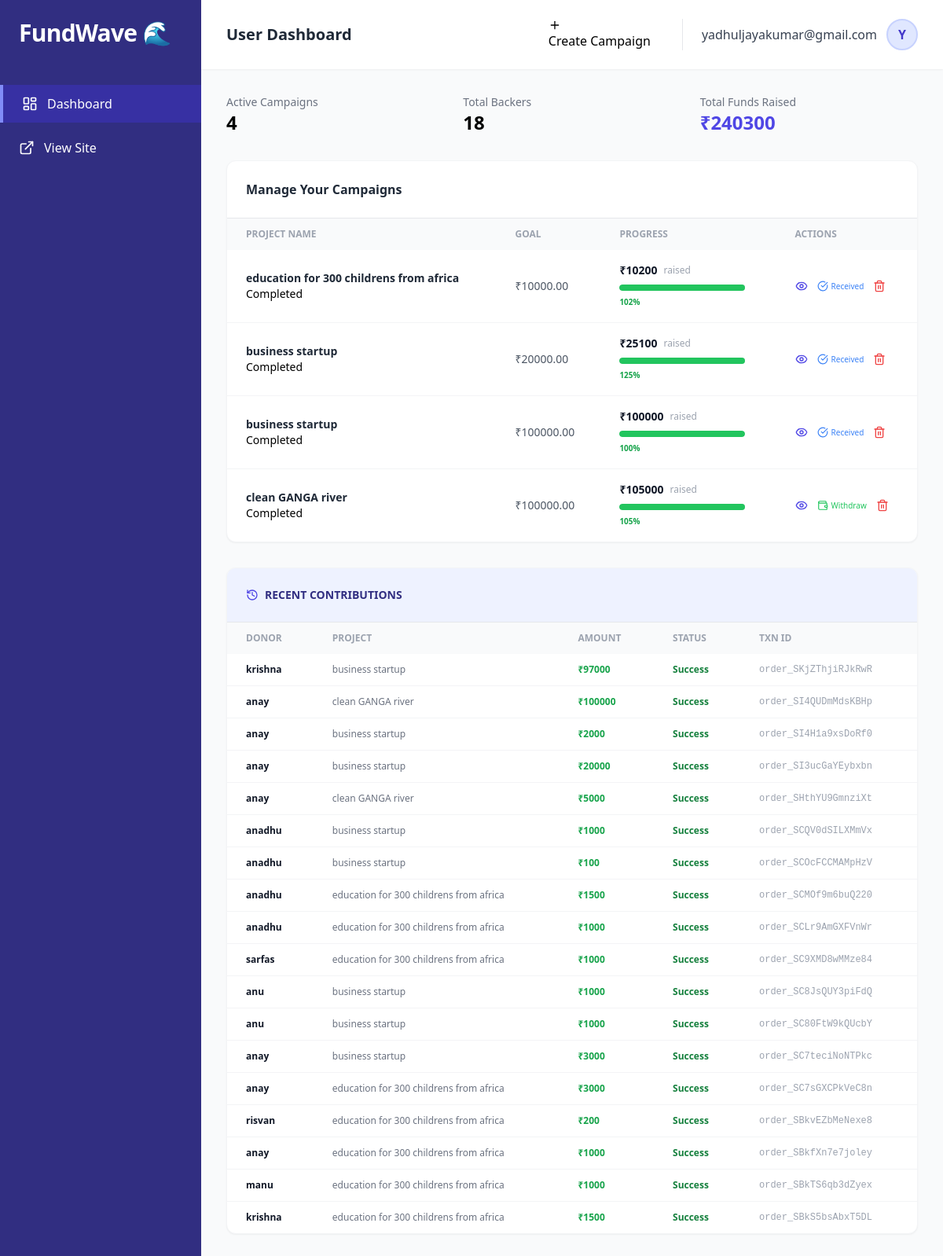
Page /userdashboard/ (signed in) on the committed database.
### app/models.py (models this page shows, shortened)
class Campaign(models.Model):
    creator = models.ForeignKey(User, on_delete=models.CASCADE, related_name='campaigns')
    title = models.CharField(max_length=255)
    category = models.CharField(max_length=100)
    goal = models.DecimalField(max_digits=12, decimal_places=2)
    file=models.FileField(upload_to='campaign_files/',null=True,blank=True,default=None)
    description = models.TextField()
    conductor_name = models.CharField(max_length=255)
    conductor_contact = models.CharField(max_length=255, blank=True, null=True)
    conductor_bio = models.TextField(blank=True, null=True)
    razorpay_account_id = models.CharField(max_length=100, blank=True, null=True)
    image = models.ImageField(upload_to='campaign_banners/')
    STATUS_CHOICES = [
        ('pending', 'Pending Approval'),
        ('approved', 'Approved'),
        ('rejected', 'Rejected'),
        ('completed','Completed')
    ]
    status = models.CharField(max_length=20, choices=STATUS_CHOICES, default='pending')
    created_at = models.DateTimeField(auto_now_add=True)
    updated_at = models.DateTimeField(auto_now=True)
    def get_current_total(self):
        result = self.project.filter(is_paid=True).aggregate(total=Sum('cash'))
        return result['total'] or 0

class Fund(models.Model):
    name = models.CharField(max_length=20, null=True)
    phoneno = models.CharField(max_length=10, null=True)
    campain = models.ForeignKey(Campaign, on_delete=models.CASCADE, related_name='project')
    cash = models.IntegerField()
    total_raised=models.IntegerField(default=0)
    is_paid = models.BooleanField(default=False)
    razorpay_order_id = models.CharField(max_length=100, blank=True, null=True)
    razorpay_payment_id = models.CharField(max_length=100, blank=True, null=True)
    donated_at = models.DateTimeField(auto_now_add=True, null=True)

### app/views.py (the view)
# urls.py: path('userdashboard/',views.userdashboard,name="dashboard"),
@login_required
def userdashboard(request):
    user = request.user
    latest_withdrawal = Withdrawal.objects.order_by('-created_at')
    campaigns = Campaign.objects.filter(creator=user).prefetch_related(
        Prefetch('actual_withdrawals', queryset=latest_withdrawal, to_attr='latest_withdrawal_list')
    )
    for campaign in campaigns:
        campaign.last_withdrawal = campaign.latest_withdrawal_list[0] if campaign.latest_withdrawal_list else None
    funds = Fund.objects.filter(campain__creator=user, is_paid=True).order_by('-id')
    total_raised_all = funds.aggregate(Sum('cash'))['cash__sum'] or 0
    context = {
        'campaigns': campaigns,
        'funds': funds,
        'total_raised_all': total_raised_all,
    }
    return render(request, 'userdashboard.html', context)

### templates/userdashboard.html (shortened to what this page needs)
<!DOCTYPE html>
<html lang="en">
<head>
    <script src="https://cdn.tailwindcss.com"></script>
</head>
<body class="bg-gray-50 flex min-h-screen">
    <aside class="w-64 bg-indigo-900 text-white hidden md:flex flex-col sticky top-0">
        <div class="p-6">
            <h1 class="text-3xl font-bold tracking-tight">FundWave 🌊</h1>
        </div>
        <nav class="mt-6 space-y-2">
            <a href="#" class="flex items-center py-3 px-6 bg-indigo-800 border-l-4 border-indigo-400">
                <i data-lucide="layout-dashboard" class="w-5 h-5 mr-3"></i>
                Dashboard
            </a>
            <a href="/" class="flex items-center py-3 px-6 hover:bg-indigo-800 transition">
                <i data-lucide="external-link" class="w-5 h-5 mr-3"></i>
                View Site
            </a>
        </nav>
    </aside>
    <main class="flex-1 flex flex-col">
        <header class="bg-white shadow-sm px-8 py-4 sticky top-0 z-20 flex justify-between items-center">
            <h2 class="text-xl font-semibold text-gray-800">User Dashboard</h2>
            <div class="flex items-center space-x-6">
                <a href="/createcampain/" class="btn-indigo px-4 py-2">
                    <i data-lucide="plus" class="w-4 h-4 mr-2"></i>
                    Create Campaign
                </a>
                <div class="flex items-center border-l pl-6 space-x-3">
                    <span class="text-gray-700 font-medium">{{ request.user.username }}</span>
                    <div class="w-10 h-10 bg-indigo-100 rounded-full flex items-center justify-center text-indigo-700 font-bold border-2 border-indigo-200">
                        {{ request.user.username|first|upper }}
                    </div>
                </div>
            </div>
        </header>
        <div class="p-8 space-y-8">
            <div class="grid grid-cols-1 md:grid-cols-3 gap-6">
                <div class="card-stats">
                    <p class="text-sm text-gray-500 font-medium">Active Campaigns</p>
                    <h3 class="text-2xl font-bold">{{ campaigns.count }}</h3>
                </div>
                <div class="card-stats">
                    <p class="text-sm text-gray-500 font-medium">Total Backers</p>
                    <h3 class="text-2xl font-bold">{{ funds.count }}</h3>
                </div>
                <div class="card-stats">
                    <p class="text-sm text-gray-500 font-medium">Total Funds Raised</p>
                    <h3 class="text-2xl font-bold text-indigo-600">₹{{ total_raised_all }}</h3>
                </div>
            </div>
            <section class="bg-white rounded-xl shadow-sm border border-gray-100">
                <header class="p-6 border-b">
                    <h3 class="font-bold text-gray-800">Manage Your Campaigns</h3>
                </header>
                <table class="w-full text-left border-collapse text-sm">
                    <thead class="bg-gray-50 text-gray-400 uppercase text-xs">
                        <tr>
                            <th class="px-6 py-3">Project Name</th>
                            <th class="px-6 py-3">Goal</th>
                            <th class="px-6 py-3">Progress</th>
                            <th class="px-6 py-3">Actions</th>
                        </tr>
                    </thead>
                    <tbody class="divide-y divide-gray-100">
                        {% for campaign in campaigns %}
                        <tr class="hover:bg-gray-50">
                            <td class="px-6 py-4">
                                <div class="font-semibold text-gray-800">{{ campaign.title }}</div>
                                <span class="badge-status {{ campaign.status }}">
                                    {{ campaign.get_status_display }}
                                </span>
                            </td>
                            <td class="px-6 py-4 text-gray-600 font-medium">₹{{ campaign.goal }}</td>
                            <td class="px-6 py-4">
    {% widthratio campaign.get_current_total campaign.goal 100 as progress %}
    <div class="flex items-center space-x-2">
        <span class="font-bold text-gray-900">₹{{ campaign.get_current_total }}</span>
        <span class="text-xs text-gray-400">raised</span>
    </div>
    <div class="w-40 bg-gray-200 rounded-full h-2 mt-2 overflow-hidden">
        <div
            class="h-full rounded-full transition-all duration-700
                {% if campaign.status == 'completed' %}
                    bg-green-500
                {% else %}
                    bg-indigo-600
                {% endif %}
            "
            style="width: {{ progress }}%;"
        ></div>
    </div>
    <p class="text-[10px] font-bold mt-1 {% if campaign.status == 'completed' %}text-green-600{% else %}text-indigo-500{% endif %}">
        {{ progress }}%
    </p>
</td>
                            <td class="px-6 py-4">
                                <div class="flex items-center space-x-3">
                                    <a href="{% url 'campain' campaign.id %}" class="text-indigo-600 hover:text-indigo-900" title="View Campaign">
    <i data-lucide="eye" class="w-4 h-4"></i>
</a>
                                    {% if campaign.status == 'completed' %}
    {% if campaign.last_withdrawal and campaign.last_withdrawal.status == 'completed' %}
        <span class="text-blue-500 text-[10px] flex items-center">
            <i data-lucide="check-circle" class="w-3.5 h-3.5 mr-1"></i> Received
        </span>
    {% else %}
        <a href="../withdraw/{{ campaign.id }}" class="text-green-500 text-[10px] flex items-center">
            <i data-lucide="wallet" class="w-3.5 h-3.5 mr-1"></i> Withdraw
        </a>
    {% endif %}
{% endif %}
                                    <a href="{% url 'delete' campaign.id %}" class="text-red-500 hover:text-red-700" onclick="return confirm('Are you sure?')">
                                        <i data-lucide="trash-2" class="w-4 h-4"></i>
                                    </a>
                                </div>
                            </td>
                        </tr>
                        {% endfor %}
                    </tbody>
                </table>
            </section>
            <section class="bg-white rounded-xl shadow-sm border border-gray-100 overflow-x-auto">
                <header class="p-6 border-b bg-indigo-50 flex items-center space-x-2">
                    <i data-lucide="history" class="w-4 h-4 text-indigo-600"></i>
                    <h3 class="font-bold text-indigo-900 text-sm uppercase">Recent Contributions</h3>
                </header>
                <table class="w-full text-left text-xs">
                    <thead class="bg-gray-50 text-gray-400 uppercase">
                        <tr>
                            <th class="px-6 py-3">Donor</th>
                            <th class="px-6 py-3">Project</th>
                            <th class="px-6 py-3">Amount</th>
                            <th class="px-6 py-3">Status</th>
                            <th class="px-6 py-3">Txn ID</th>
                        </tr>
                    </thead>
                    <tbody class="divide-y divide-gray-100">
                        {% for fund in funds %}
                        <tr class="hover:bg-gray-50">
                            <td class="px-6 py-3 font-semibold text-gray-900">{{ fund.name }}</td>
                            <td class="px-6 py-3 text-gray-500">{{ fund.campain.title }}</td>
                            <td class="px-6 py-3 text-green-600 font-bold">₹{{ fund.cash }}</td>
                            <td class="px-6 py-3 text-green-700 font-semibold">Success</td>
                            <td class="px-6 py-3 font-mono text-gray-400">{{ fund.razorpay_order_id }}</td>
                        </tr>
                        {% empty %}
                        <tr>
                            <td colspan="5" class="text-center py-8 text-gray-400 italic">
                                No contributions yet.
                            </td>
                        </tr>
                        {% endfor %}
                    </tbody>
                </table>
            </section>
        </div>
    </main>
</body>
</html>

### rows in the picture
Campaign: title "education for 300 childrens from africa", status "Completed", goal "10000.00", get_current_total "10200", progress "102", shows "Received"
Campaign: title "business startup", status "Completed", goal "20000.00", get_current_total "25100", progress "125", shows "Received"
Campaign: title "business startup", status "Completed", goal "100000.00", get_current_total "100000", progress "100", shows "Received"
Campaign: title "clean GANGA river", status "Completed", goal "100000.00", get_current_total "105000", progress "105"
Fund: name "krishna", campain "business startup", cash "97000", razorpay_order_id "order_SKjZThjiRJkRwR"
Fund: name "anay", campain "clean GANGA river", cash "100000", razorpay_order_id "order_SI4QUDmMdsKBHp"
Fund: name "anay", campain "business startup", cash "2000", razorpay_order_id "order_SI4H1a9xsDoRf0"
Fund: name "anay", campain "business startup", cash "20000", razorpay_order_id "order_SI3ucGaYEybxbn"
Fund: name "anay", campain "clean GANGA river", cash "5000", razorpay_order_id "order_SHthYU9GmnziXt"
Fund: name "anadhu", campain "business startup", cash "1000", razorpay_order_id "order_SCQV0dSILXMmVx"
Fund: name "anadhu", campain "business startup", cash "100", razorpay_order_id "order_SCOcFCCMAMpHzV"
Fund: name "anadhu", campain "education for 300 childrens from africa", cash "1500", razorpay_order_id "order_SCMOf9m6buQ220"
Fund: name "anadhu", campain "education for 300 childrens from africa", cash "1000", razorpay_order_id "order_SCLr9AmGXFVnWr"
Fund: name "sarfas", campain "education for 300 childrens from africa", cash "1000", razorpay_order_id "order_SC9XMD8wMMze84"
Fund: name "anu", campain "business startup", cash "1000", razorpay_order_id "order_SC8JsQUY3piFdQ"
Fund: name "anu", campain "business startup", cash "1000", razorpay_order_id "order_SC80FtW9kQUcbY"
Fund: name "anay", campain "business startup", cash "3000", razorpay_order_id "order_SC7teciNoNTPkc"
Fund: name "anay", campain "education for 300 childrens from africa", cash "3000", razorpay_order_id "order_SC7sGXCPkVeC8n"
Fund: name "risvan", campain "education for 300 childrens from africa", cash "200", razorpay_order_id "order_SBkvEZbMeNexe8"
Fund: name "anay", campain "education for 300 childrens from africa", cash "1000", razorpay_order_id "order_SBkfXn7e7joley"
Fund: name "manu", campain "education for 300 childrens from africa", cash "1000", razorpay_order_id "order_SBkTS6qb3dZyex"
Fund: name "krishna", campain "education for 300 childrens from africa", cash "1500", razorpay_order_id "order_SBkS5bsAbxT5DL"

### other values in the picture
{{ request.user.username }} "yadhuljayakumar@gmail.com"
{{ request.user.username|first|upper }} "Y"
{{ campaigns.count }} "4"
{{ funds.count }} "18"
{{ total_raised_all }} "240300"
